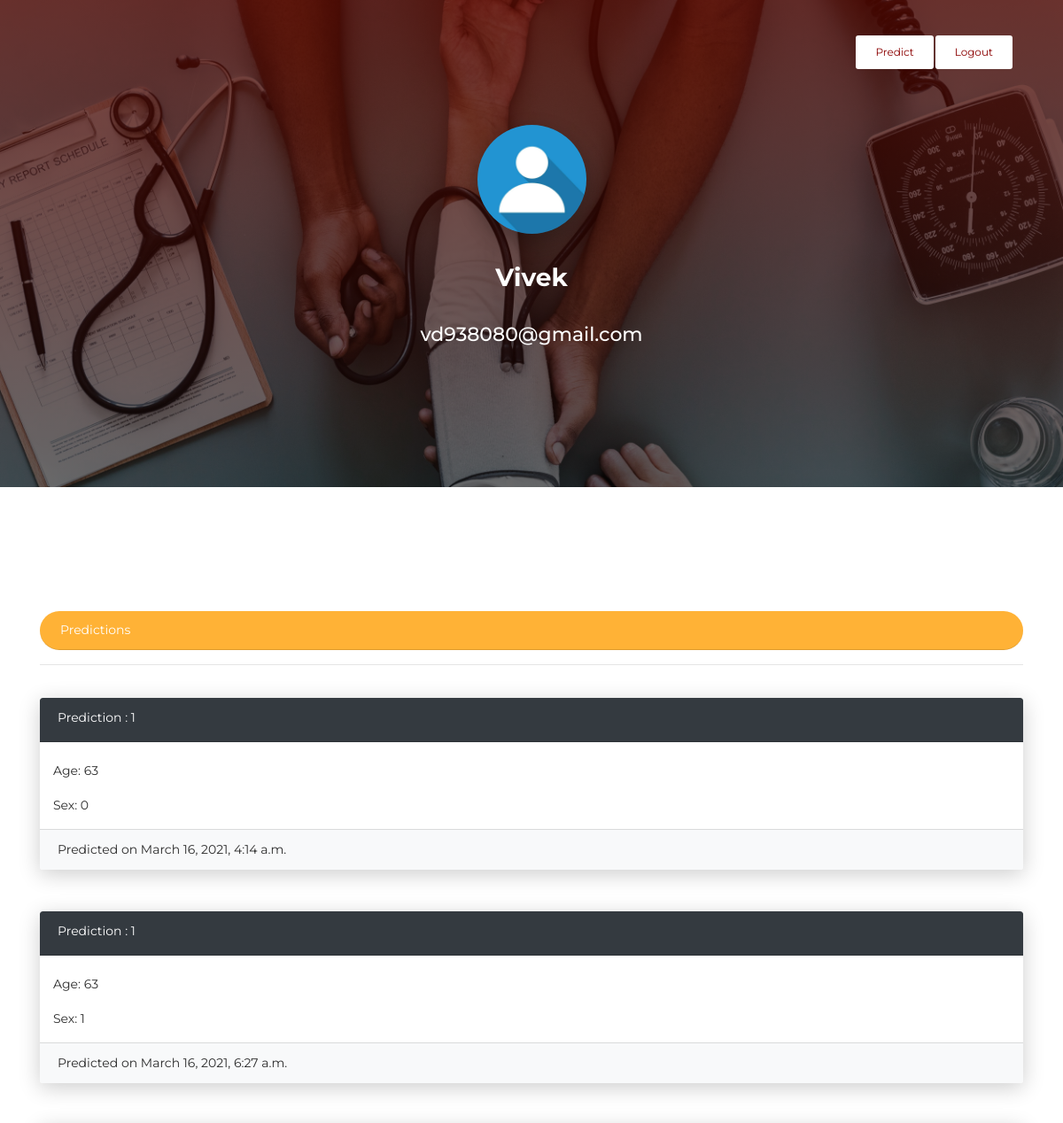
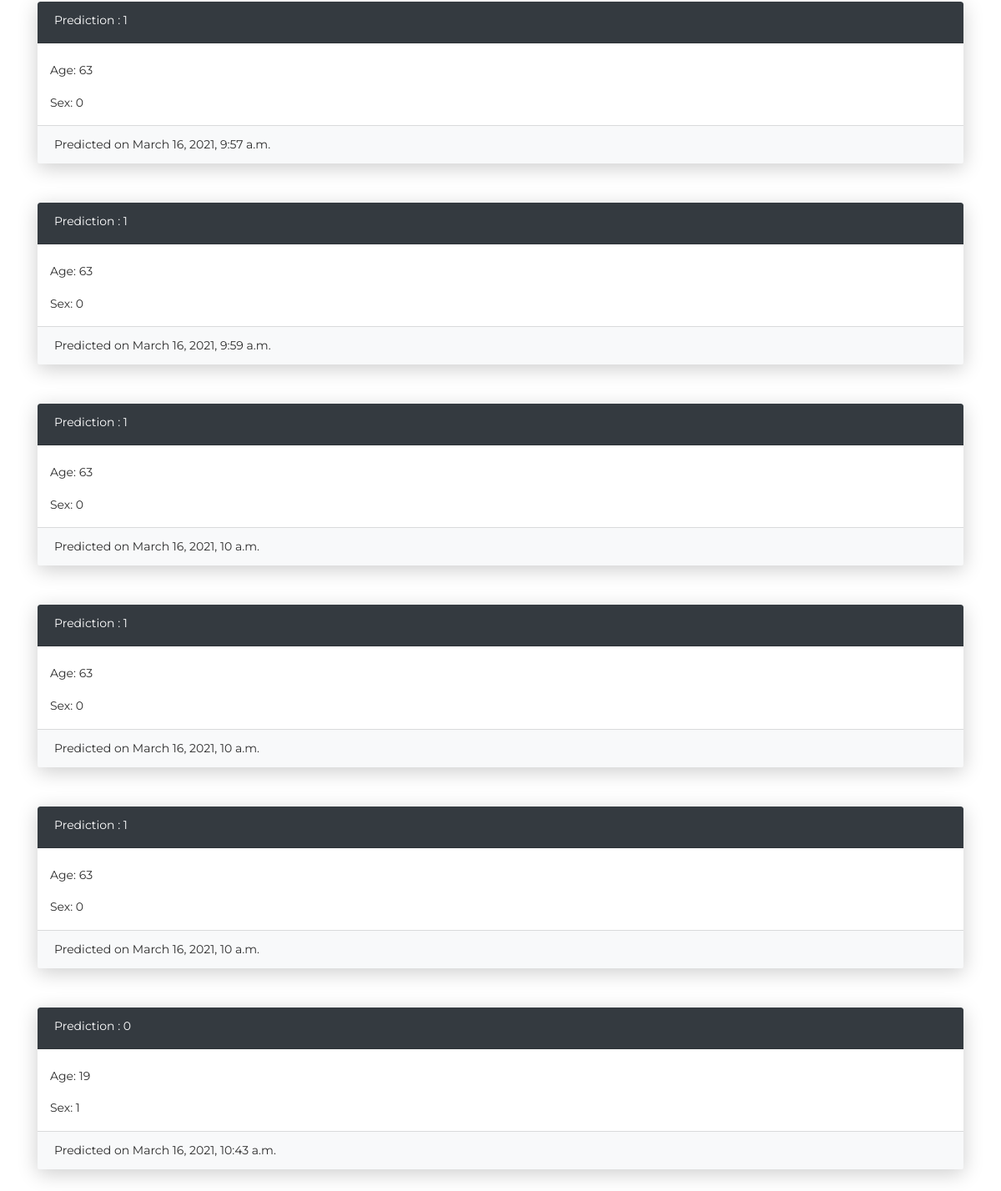
/accounts/profile/11/ (signed in), run on the app's committed database (2 pictures, top to bottom).
### accounts/models.py (models this page shows, shortened)
class UserProfileInfo(models.Model):
    user = models.OneToOneField(User, on_delete=models.CASCADE, related_name='profile')
    profile_pic = models.ImageField(upload_to='profile_pics', default="1.jpg")

### predict_risk/models.py (models this page shows, shortened)
class Predictions(models.Model):
    profile = models.ForeignKey(UserProfileInfo, on_delete=models.CASCADE, related_name='predict')
    age = models.IntegerField()
    sex = models.IntegerField(choices=sex_choices, default=0)
    cp = models.IntegerField(choices=cp_choice,default=0)
    resting_bp = models.IntegerField()
    serum_cholesterol = models.IntegerField()
    fasting_blood_sugar = models.IntegerField(choices=fasting_blood_sugar_choices,default=0)
    resting_ecg = models.IntegerField(choices=resting_ecg_choices,default=0)
    max_heart_rate = models.IntegerField()
    exercise_induced_angina = models.IntegerField(choices=exercise_induced_angina_choices,default=0)
    st_depression = models.DecimalField(max_digits=4, decimal_places=2)
    st_slope = models.IntegerField(choices=st_slope_choices)
    number_of_vessels = models.IntegerField(choices=number_of_vessels_choices)
    thallium_scan_results = models.IntegerField(choices=thallium_scan_results_choices)
    predicted_on = models.DateTimeField(default=timezone.now)
    num=models.IntegerField()

### accounts/views.py (the view)
# urls.py: url(r'^profile/(?P<pk>\d+)/$', views.ProfileDetailView.as_view(), name='profile'),
class ProfileDetailView(LoginRequiredMixin, DetailView):
    login_url = '/'
    redirect_field_name = '/'
    model = UserProfileInfo
    template_name = 'accounts/profileview.html'
    def get_context_data(self, **kwargs):
        if self.request.session.has_key('user_id'):
            u_id = self.request.session['user_id']
            context = super(ProfileDetailView, self).get_context_data(**kwargs)
            context['user_id'] = u_id
        return context

### accounts/templates/accounts/profileview.html (shortened to what this page needs)
<!DOCTYPE html>
{% load static %}
<html lang="en">
<head>
    <link rel="stylesheet" href="https://maxcdn.bootstrapcdn.com/font-awesome/latest/css/font-awesome.min.css" />
    <link href="{% static 'css/bootstrap.min.css' %}" rel="stylesheet" />
    <link href="{% static 'css/now-ui-kit.css' %}" rel="stylesheet" />
</head>
<body class="profile-page sidebar-collapse">
 <nav class="navbar navbar-expand-lg bg-primary fixed-top navbar-transparent" color-on-scroll="400" >
        <div class="container">
            <div class="collapse navbar-collapse justify-content-end" id="navigation" data-nav-image="">
                <ul class="nav nav-tabs" data-tabs="tabs">
                    <li class="nav-item">
                        <a href="{% url 'predict:predict' pk=user_id %}" class="btn btn-neutral">Predict</a>
                    </li>
                    <li class="nav-item">
                      <a href="{% url 'accounts:logout'%}"  class="btn btn-neutral">Logout</a>
                    </li>
                </ul>
            </div>
        </div>
    </nav>
    <div class="wrapper">
        <div class="page-header page-header-small" filter-color="orange" style="max-height: 100px;">
            <div class="page-header-image" data-parallax="true" style="background-image: url('{% static 'img/image1.jpg' %}'); ">
            </div>
            <div class="container">
                <div class="content-center">
                    <div class="photo-container">
                        <img src="{{userprofileinfo.profile_pic.url}}" />
                    </div>
                    <h3 class="title">{{ userprofileinfo.user.username }}</h3>
                    <p class="h5">{{ userprofileinfo.user.email }}</p>
                    </div>
                </div>
            </div>
        </div>
    <div class="section">
    </div>
    <div class="container">
    <div class="card-header bg-warning btn-round text-white">Predictions</div>
        <hr>
        {% for pred in userprofileinfo.predict.all  %}
            <br>
             <div class="card card-login" style="width: 100%">
                    <div class="card-header bg-dark text-white" style="height: 50px;"> Prediction : {{ pred.num|safe}}
                    </div>
                    <div class="container">
                        <br>
                        <p>Age: {{pred.age}}</p>
                        <p>Sex: {{pred.sex}}</p>
                    </div>
                    <div class="card-footer bg-light" >Predicted on {{ pred.predicted_on }}</div>
            </div>
            <br>
        {% endfor %}
    </div>
</body>
</html>

### data on the page
UserProfileInfo: profile_pic (picture), user.username "Vivek", user.email "vd938080@gmail.com"
Predictions: num "1", age "63", sex "0", predicted_on "March 16, 2021, 4:14 a.m."
Predictions: num "1", age "63", sex "1", predicted_on "March 16, 2021, 6:27 a.m."
Predictions: num "1", age "63", sex "0", predicted_on "March 16, 2021, 9:57 a.m."
Predictions: num "1", age "63", sex "0", predicted_on "March 16, 2021, 9:59 a.m."
Predictions: num "1", age "63", sex "0", predicted_on "March 16, 2021, 10 a.m."
Predictions: num "1", age "63", sex "0", predicted_on "March 16, 2021, 10 a.m."
Predictions: num "1", age "63", sex "0", predicted_on "March 16, 2021, 10 a.m."
Predictions: num "0", age "19", sex "1", predicted_on "March 16, 2021, 10:43 a.m."
